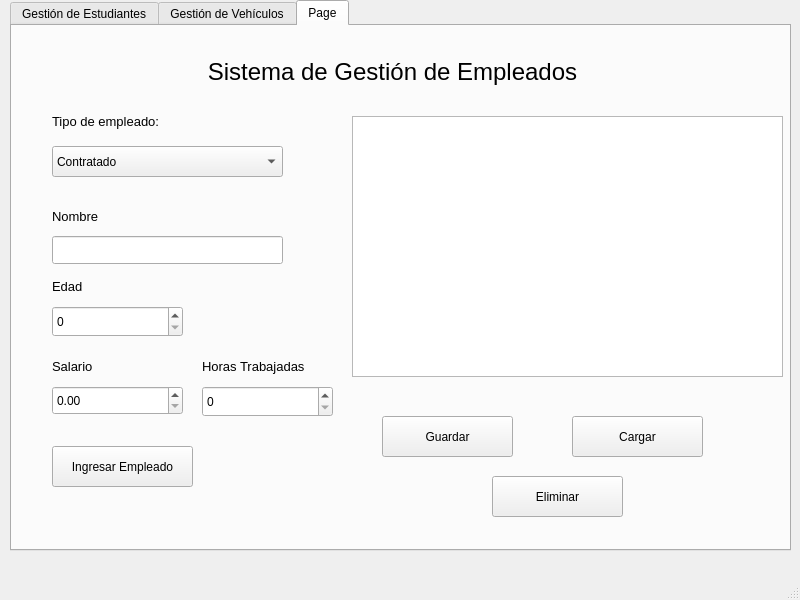
<?xml version="1.0" encoding="UTF-8"?>
<ui version="4.0">
 <class>MainWindow</class>
 <widget class="QMainWindow" name="MainWindow">
  <property name="geometry">
   <rect>
    <x>0</x>
    <y>0</y>
    <width>800</width>
    <height>600</height>
   </rect>
  </property>
  <property name="windowTitle">
   <string>MainWindow</string>
  </property>
  <widget class="QWidget" name="centralwidget">
   <widget class="QTabWidget" name="tabWidget">
    <property name="geometry">
     <rect>
      <x>10</x>
      <y>0</y>
      <width>781</width>
      <height>551</height>
     </rect>
    </property>
    <property name="currentIndex">
     <number>2</number>
    </property>
    <widget class="QWidget" name="tab">
     <attribute name="title">
      <string>Gestión de Estudiantes</string>
     </attribute>
     <widget class="QTableWidget" name="tableWidget">
      <property name="geometry">
       <rect>
        <x>350</x>
        <y>130</y>
        <width>401</width>
        <height>251</height>
       </rect>
      </property>
     </widget>
     <widget class="QSpinBox" name="spinBox_edad">
      <property name="geometry">
       <rect>
        <x>20</x>
        <y>290</y>
        <width>131</width>
        <height>31</height>
       </rect>
      </property>
      <property name="minimum">
       <number>14</number>
      </property>
      <property name="maximum">
       <number>115</number>
      </property>
     </widget>
     <widget class="QPushButton" name="btn_cargar">
      <property name="geometry">
       <rect>
        <x>590</x>
        <y>420</y>
        <width>131</width>
        <height>41</height>
       </rect>
      </property>
      <property name="text">
       <string>Cargar</string>
      </property>
     </widget>
     <widget class="QLabel" name="label">
      <property name="geometry">
       <rect>
        <x>90</x>
        <y>20</y>
        <width>571</width>
        <height>51</height>
       </rect>
      </property>
      <property name="font">
       <font>
        <pointsize>22</pointsize>
       </font>
      </property>
      <property name="text">
       <string>Sistema de Gestión de Estudiantes</string>
      </property>
      <property name="alignment">
       <set>Qt::AlignmentFlag::AlignCenter</set>
      </property>
     </widget>
     <widget class="QSpinBox" name="spinBox_clases">
      <property name="geometry">
       <rect>
        <x>20</x>
        <y>370</y>
        <width>131</width>
        <height>31</height>
       </rect>
      </property>
     </widget>
     <widget class="QLabel" name="label_5">
      <property name="geometry">
       <rect>
        <x>20</x>
        <y>340</y>
        <width>221</width>
        <height>20</height>
       </rect>
      </property>
      <property name="font">
       <font>
        <pointsize>10</pointsize>
       </font>
      </property>
      <property name="text">
       <string>Cantidad de clases que cursó:</string>
      </property>
     </widget>
     <widget class="QComboBox" name="comboBox_gradoAcad">
      <property name="geometry">
       <rect>
        <x>20</x>
        <y>120</y>
        <width>231</width>
        <height>31</height>
       </rect>
      </property>
      <item>
       <property name="text">
        <string>Licenciatura</string>
       </property>
      </item>
      <item>
       <property name="text">
        <string>Maestría</string>
       </property>
      </item>
     </widget>
     <widget class="QLineEdit" name="lE_nombreEstudiante">
      <property name="geometry">
       <rect>
        <x>20</x>
        <y>210</y>
        <width>231</width>
        <height>28</height>
       </rect>
      </property>
     </widget>
     <widget class="QLabel" name="label_3">
      <property name="geometry">
       <rect>
        <x>20</x>
        <y>180</y>
        <width>191</width>
        <height>20</height>
       </rect>
      </property>
      <property name="font">
       <font>
        <pointsize>10</pointsize>
       </font>
      </property>
      <property name="text">
       <string>Nombre del estudiante:</string>
      </property>
     </widget>
     <widget class="QPushButton" name="btn_notas">
      <property name="geometry">
       <rect>
        <x>90</x>
        <y>420</y>
        <width>131</width>
        <height>41</height>
       </rect>
      </property>
      <property name="text">
       <string>Subir notas</string>
      </property>
     </widget>
     <widget class="QPushButton" name="btn_guardar">
      <property name="geometry">
       <rect>
        <x>400</x>
        <y>420</y>
        <width>131</width>
        <height>41</height>
       </rect>
      </property>
      <property name="text">
       <string>Guardar</string>
      </property>
     </widget>
     <widget class="QLabel" name="label_4">
      <property name="geometry">
       <rect>
        <x>20</x>
        <y>260</y>
        <width>191</width>
        <height>20</height>
       </rect>
      </property>
      <property name="font">
       <font>
        <pointsize>10</pointsize>
       </font>
      </property>
      <property name="text">
       <string>Edad</string>
      </property>
     </widget>
     <widget class="QLabel" name="label_2">
      <property name="geometry">
       <rect>
        <x>20</x>
        <y>80</y>
        <width>341</width>
        <height>31</height>
       </rect>
      </property>
      <property name="font">
       <font>
        <pointsize>10</pointsize>
       </font>
      </property>
      <property name="text">
       <string>Elija el grado académico que esta cursando: </string>
      </property>
     </widget>
    </widget>
    <widget class="QWidget" name="tab_2">
     <attribute name="title">
      <string>Gestión de Vehículos</string>
     </attribute>
     <widget class="QLineEdit" name="le_modelo">
      <property name="geometry">
       <rect>
        <x>50</x>
        <y>210</y>
        <width>231</width>
        <height>28</height>
       </rect>
      </property>
     </widget>
     <widget class="QLabel" name="label_6">
      <property name="geometry">
       <rect>
        <x>50</x>
        <y>180</y>
        <width>191</width>
        <height>20</height>
       </rect>
      </property>
      <property name="font">
       <font>
        <pointsize>10</pointsize>
       </font>
      </property>
      <property name="text">
       <string>Modelo:</string>
      </property>
     </widget>
     <widget class="QSpinBox" name="spinBox_year">
      <property name="geometry">
       <rect>
        <x>50</x>
        <y>280</y>
        <width>131</width>
        <height>31</height>
       </rect>
      </property>
      <property name="maximum">
       <number>2026</number>
      </property>
     </widget>
     <widget class="QComboBox" name="comboBox_vehiculo">
      <property name="geometry">
       <rect>
        <x>50</x>
        <y>120</y>
        <width>231</width>
        <height>31</height>
       </rect>
      </property>
      <item>
       <property name="text">
        <string>Carro</string>
       </property>
      </item>
      <item>
       <property name="text">
        <string>Camión</string>
       </property>
      </item>
     </widget>
     <widget class="QLabel" name="label_7">
      <property name="geometry">
       <rect>
        <x>50</x>
        <y>250</y>
        <width>191</width>
        <height>20</height>
       </rect>
      </property>
      <property name="font">
       <font>
        <pointsize>10</pointsize>
       </font>
      </property>
      <property name="text">
       <string>Año</string>
      </property>
     </widget>
     <widget class="QLabel" name="label_8">
      <property name="geometry">
       <rect>
        <x>50</x>
        <y>80</y>
        <width>341</width>
        <height>31</height>
       </rect>
      </property>
      <property name="font">
       <font>
        <pointsize>10</pointsize>
       </font>
      </property>
      <property name="text">
       <string>Tipo de Vehículo:</string>
      </property>
     </widget>
     <widget class="QLabel" name="label_9">
      <property name="geometry">
       <rect>
        <x>70</x>
        <y>20</y>
        <width>641</width>
        <height>51</height>
       </rect>
      </property>
      <property name="font">
       <font>
        <pointsize>18</pointsize>
       </font>
      </property>
      <property name="text">
       <string>Sistema de Gestión de Vehículos en una Flota</string>
      </property>
      <property name="alignment">
       <set>Qt::AlignmentFlag::AlignCenter</set>
      </property>
     </widget>
     <widget class="QLabel" name="label_10">
      <property name="geometry">
       <rect>
        <x>50</x>
        <y>330</y>
        <width>191</width>
        <height>20</height>
       </rect>
      </property>
      <property name="font">
       <font>
        <pointsize>10</pointsize>
       </font>
      </property>
      <property name="text">
       <string>Kilometraje</string>
      </property>
     </widget>
     <widget class="QDoubleSpinBox" name="doubleSpinBox_km">
      <property name="geometry">
       <rect>
        <x>50</x>
        <y>360</y>
        <width>131</width>
        <height>29</height>
       </rect>
      </property>
      <property name="maximum">
       <double>999999999999.000000000000000</double>
      </property>
     </widget>
     <widget class="QTableWidget" name="tableWidget_2">
      <property name="geometry">
       <rect>
        <x>330</x>
        <y>90</y>
        <width>431</width>
        <height>261</height>
       </rect>
      </property>
     </widget>
     <widget class="QPushButton" name="btn_cargarVehi">
      <property name="geometry">
       <rect>
        <x>570</x>
        <y>390</y>
        <width>131</width>
        <height>41</height>
       </rect>
      </property>
      <property name="text">
       <string>Cargar</string>
      </property>
     </widget>
     <widget class="QPushButton" name="btn_vehiculo">
      <property name="geometry">
       <rect>
        <x>50</x>
        <y>420</y>
        <width>131</width>
        <height>41</height>
       </rect>
      </property>
      <property name="text">
       <string>Ingresar Vehículo</string>
      </property>
     </widget>
     <widget class="QPushButton" name="btn_guardarVehi">
      <property name="geometry">
       <rect>
        <x>380</x>
        <y>390</y>
        <width>131</width>
        <height>41</height>
       </rect>
      </property>
      <property name="text">
       <string>Guardar</string>
      </property>
     </widget>
     <widget class="QPushButton" name="btn_Eliminar">
      <property name="geometry">
       <rect>
        <x>490</x>
        <y>450</y>
        <width>131</width>
        <height>41</height>
       </rect>
      </property>
      <property name="text">
       <string>Eliminar</string>
      </property>
     </widget>
    </widget>
    <widget class="QWidget" name="tab_3">
     <attribute name="title">
      <string>Page</string>
     </attribute>
     <widget class="QSpinBox" name="spinBox_edadEmpleado">
      <property name="geometry">
       <rect>
        <x>40</x>
        <y>280</y>
        <width>131</width>
        <height>31</height>
       </rect>
      </property>
      <property name="maximum">
       <number>2026</number>
      </property>
     </widget>
     <widget class="QPushButton" name="btn_cargarEmpleado">
      <property name="geometry">
       <rect>
        <x>560</x>
        <y>390</y>
        <width>131</width>
        <height>41</height>
       </rect>
      </property>
      <property name="text">
       <string>Cargar</string>
      </property>
     </widget>
     <widget class="QLabel" name="label_21">
      <property name="geometry">
       <rect>
        <x>40</x>
        <y>80</y>
        <width>341</width>
        <height>31</height>
       </rect>
      </property>
      <property name="font">
       <font>
        <pointsize>10</pointsize>
       </font>
      </property>
      <property name="text">
       <string>Tipo de empleado:</string>
      </property>
     </widget>
     <widget class="QLabel" name="label_22">
      <property name="geometry">
       <rect>
        <x>60</x>
        <y>20</y>
        <width>641</width>
        <height>51</height>
       </rect>
      </property>
      <property name="font">
       <font>
        <pointsize>18</pointsize>
       </font>
      </property>
      <property name="text">
       <string>Sistema de Gestión de Empleados</string>
      </property>
      <property name="alignment">
       <set>Qt::AlignmentFlag::AlignCenter</set>
      </property>
     </widget>
     <widget class="QLineEdit" name="le_nombreEmpleado">
      <property name="geometry">
       <rect>
        <x>40</x>
        <y>210</y>
        <width>231</width>
        <height>28</height>
       </rect>
      </property>
     </widget>
     <widget class="QDoubleSpinBox" name="doubleSpinBox_salario">
      <property name="geometry">
       <rect>
        <x>40</x>
        <y>360</y>
        <width>131</width>
        <height>29</height>
       </rect>
      </property>
      <property name="maximum">
       <double>999999999999.000000000000000</double>
      </property>
     </widget>
     <widget class="QComboBox" name="comboBox_empleado">
      <property name="geometry">
       <rect>
        <x>40</x>
        <y>120</y>
        <width>231</width>
        <height>31</height>
       </rect>
      </property>
      <item>
       <property name="text">
        <string>Contratado</string>
       </property>
      </item>
      <item>
       <property name="text">
        <string>Fijo</string>
       </property>
      </item>
     </widget>
     <widget class="QTableWidget" name="tableWidget_5">
      <property name="geometry">
       <rect>
        <x>340</x>
        <y>90</y>
        <width>431</width>
        <height>261</height>
       </rect>
      </property>
     </widget>
     <widget class="QPushButton" name="btn_guardarEmpleado">
      <property name="geometry">
       <rect>
        <x>370</x>
        <y>390</y>
        <width>131</width>
        <height>41</height>
       </rect>
      </property>
      <property name="text">
       <string>Guardar</string>
      </property>
     </widget>
     <widget class="QPushButton" name="btn_EliminarEmpleado">
      <property name="geometry">
       <rect>
        <x>480</x>
        <y>450</y>
        <width>131</width>
        <height>41</height>
       </rect>
      </property>
      <property name="text">
       <string>Eliminar</string>
      </property>
     </widget>
     <widget class="QLabel" name="label_23">
      <property name="geometry">
       <rect>
        <x>40</x>
        <y>180</y>
        <width>191</width>
        <height>20</height>
       </rect>
      </property>
      <property name="font">
       <font>
        <pointsize>10</pointsize>
       </font>
      </property>
      <property name="text">
       <string>Nombre</string>
      </property>
     </widget>
     <widget class="QPushButton" name="btn_empleado">
      <property name="geometry">
       <rect>
        <x>40</x>
        <y>420</y>
        <width>141</width>
        <height>41</height>
       </rect>
      </property>
      <property name="text">
       <string>Ingresar Empleado</string>
      </property>
     </widget>
     <widget class="QLabel" name="label_24">
      <property name="geometry">
       <rect>
        <x>40</x>
        <y>330</y>
        <width>191</width>
        <height>20</height>
       </rect>
      </property>
      <property name="font">
       <font>
        <pointsize>10</pointsize>
       </font>
      </property>
      <property name="text">
       <string>Salario</string>
      </property>
     </widget>
     <widget class="QLabel" name="label_25">
      <property name="geometry">
       <rect>
        <x>40</x>
        <y>250</y>
        <width>191</width>
        <height>20</height>
       </rect>
      </property>
      <property name="font">
       <font>
        <pointsize>10</pointsize>
       </font>
      </property>
      <property name="text">
       <string>Edad</string>
      </property>
     </widget>
     <widget class="QSpinBox" name="spinBox_horas">
      <property name="geometry">
       <rect>
        <x>190</x>
        <y>360</y>
        <width>131</width>
        <height>31</height>
       </rect>
      </property>
      <property name="maximum">
       <number>2026</number>
      </property>
     </widget>
     <widget class="QLabel" name="label_horas">
      <property name="geometry">
       <rect>
        <x>190</x>
        <y>330</y>
        <width>191</width>
        <height>20</height>
       </rect>
      </property>
      <property name="font">
       <font>
        <pointsize>10</pointsize>
       </font>
      </property>
      <property name="text">
       <string>Horas Trabajadas</string>
      </property>
     </widget>
    </widget>
   </widget>
  </widget>
  <widget class="QMenuBar" name="menubar">
   <property name="geometry">
    <rect>
     <x>0</x>
     <y>0</y>
     <width>800</width>
     <height>25</height>
    </rect>
   </property>
  </widget>
  <widget class="QStatusBar" name="statusbar"/>
 </widget>
 <resources/>
 <connections/>
</ui>
